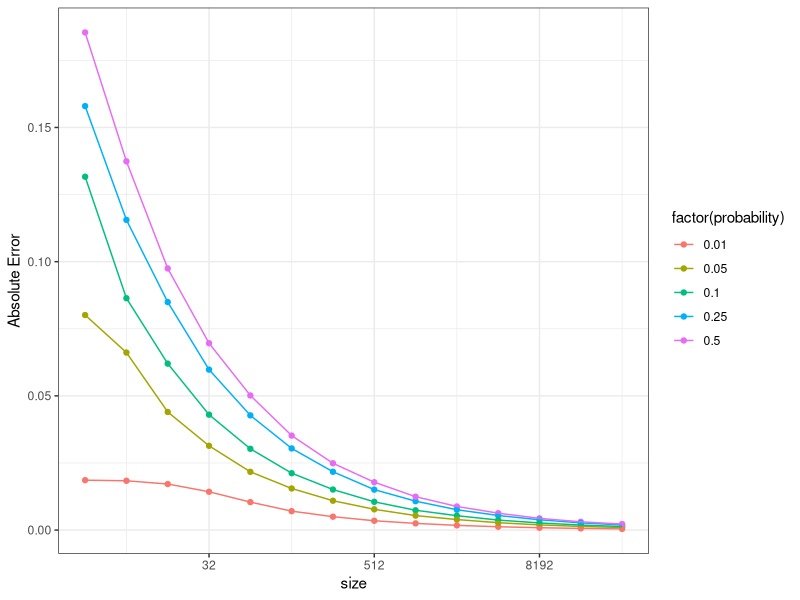
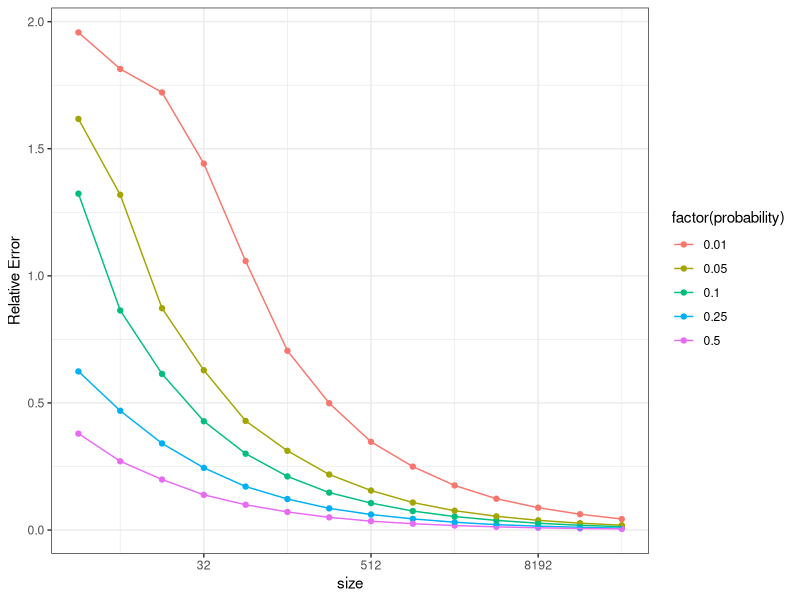

These figures' R source, in order:
## ---- chunk 1
probability<-c(0.01, 0.05, 0.10, 0.25, 0.50)
probability
## ---- chunk 2

  size <- NULL
for(i in 2:15) {
  size[i-1] <- 2**i
}
  size
## ---- chunk 3
data<-data.frame(size = rep(size, length(probability)), probability = rep(probability, length(size)), Abs_Error = rep(NA, length(probability) * length(size)),Rel_Error = rep(NA, length(probability) * length(size)))

for (i in 1:nrow(data)) {
  size =data$size[i] 
  probability = data$probability[i]
  Abs=mean(abs((rbinom(1e4, size, probability) / size)-probability))
  Rel= mean(abs(((rbinom(1e4, size, probability) / size) - probability)/ probability))
  data[i, "Abs_Error"] = Abs
  data[i, "Rel_Error"] = Rel
}
set.seed(1)
data
## ---- chunk 4
require(ggplot2)
ggplot(data, aes(size, Abs_Error, color = factor(probability))) + 
  geom_point() +
  geom_line(aes(group = probability)) + 
  scale_x_continuous(trans = "log2") +
  ylab("Absolute Error") +
  theme_bw()
## ---- chunk 5
require(ggplot2)
ggplot(data, aes(size, Rel_Error, color = factor(probability))) + 
  geom_point() +
  geom_line(aes(group = probability)) + 
  scale_x_continuous(trans = "log2") +
  ylab("Relative Error")+
  theme_bw()
